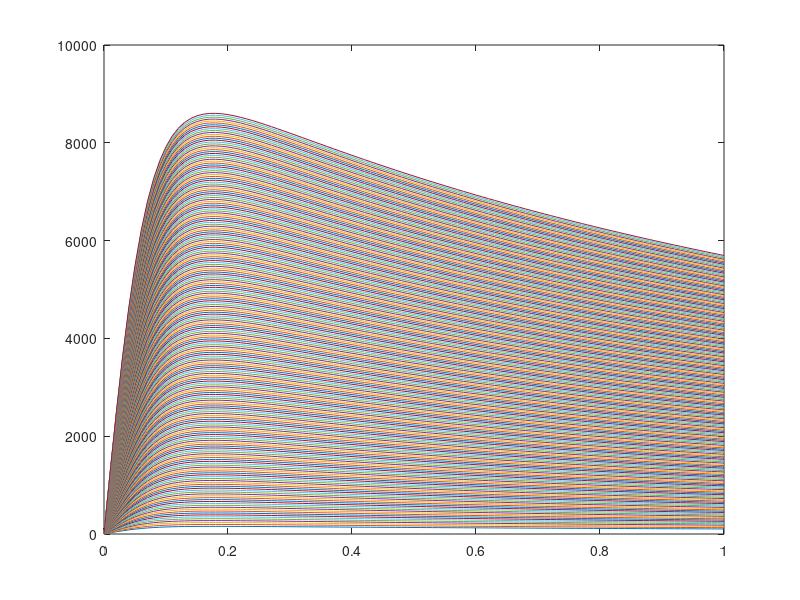

Source code (MATLAB): (Note: this script raises an error after producing the figure.)
%% Find slip ratio at peak traction
p.B = 7.462;
p.C = 2;
p.D = 2.607*(.6);
p.E = 0.8;

Sl = 0:0.01:1;
Fz = 100:25:5500;
nFz = length(Fz);
[sl_grid, Fz_grid] = meshgrid(Sl, Fz);

Fx = Fz_grid.*p.D.*sin(p.C.*atan(p.B.*sl_grid - p.E.*(p.B.*sl_grid - atan(p.B.*sl_grid))));

figure(1)
for i = 1:nFz
    plot(sl_grid(i,:),Fx(i,:))
    hold on
end
hold off

fun = @(x)compute_Fx1(x,p);
sl_fx_max = fmincon(fun, 0.15);
sl_fx_max_rounded = floor(sl_fx_max*100)/100;
fx_max = -compute_Fx1(sl_fx_max, p);

%% Make bijective force function
Sl = 0:0.01:sl_fx_max;
Fz = 100:25:5500;
nFz = length(Fz);
nSL = length(Sl);
[sl_grid, Fz_grid] = meshgrid(Sl, Fz);

Fx = Fz_grid.*p.D.*sin(p.C.*atan(p.B.*sl_grid - p.E.*(p.B.*sl_grid - atan(p.B.*sl_grid))));

figure(2)
for i = 1:nFz
    plot(sl_grid(i,:),Fx(i,:))
    hold on
end
hold off

figure(3)
scatter3(Fx, Fz_grid, sl_grid)

%% Find optimal bijective function for slip
p.x_min_total = 0;
p.x_max_total = sl_fx_max;
p.Fz = 800;
e_ref = 0.0005;

opts = optimoptions('fsolve','Display','none');
fun = @(e)compute_x_max_all(e,p);
e_opt = fsolve(fun, e_ref, opts);

x_max = compute_x_max_all2(e_opt, p);
[sl_grid, Fz_grid] = meshgrid(x_max, Fz);
Fx = Fz_grid.*p.D.*sin(p.C.*atan(p.B.*sl_grid - p.E.*(p.B.*sl_grid - atan(p.B.*sl_grid))));
S_tbl = scatteredInterpolant(Fx(:), Fz_grid(:), sl_grid(:));

figure(4)
scatter3(Fx, Fz_grid, sl_grid)

%% Find optimal function for force
p.x_min_total = sl_fx_max;
p.x_max_total = 1;
p.Fz = 800;
e_ref = 0.0001;

opts = optimoptions('fsolve','Display','none');
fun = @(e)compute_x_max_all(e,p);
e_opt = fsolve(fun, e_ref, opts);

p.x_min_total = 0;
x_max = compute_x_max_all2(e_opt, p);
[sl_grid, Fz_grid] = meshgrid(x_max, Fz);
Fx = Fz_grid.*p.D.*sin(p.C.*atan(p.B.*sl_grid - p.E.*(p.B.*sl_grid - atan(p.B.*sl_grid))));
F_tbl = griddedInterpolant(sl_grid', Fz_grid', Fx');

figure(5)
scatter3(sl_grid, Fz_grid, Fx)

%% Save results
clearvars -except S_tbl F_tbl sl_fx_max_rounded
save('SL_table', 'S_tbl', 'F_tbl', 'sl_fx_max_rounded')

%% Function Definitions
function J = compute_Fx1(x, p)
    J = -p.D.*sin(p.C.*atan(p.B.*x - p.E.*(p.B.*x - atan(p.B.*x))));
end

function e_pid = compute_Fx2(x, p)
    Fx_ref = p.Fz*p.D.*sin(p.C.*atan(p.B.*x - p.E.*(p.B.*x - atan(p.B.*x))));
    Fx_pid = p.m*x + p.b;

    e_pid = -abs(Fx_ref - Fx_pid);
end

function de_pid = compute_x_max(x_max, p)
    x = [p.x_min; x_max];
    z = p.Fz.*p.D.*sin(p.C.*atan(p.B.*x - p.E.*(p.B.*x - atan(p.B.*x))));
    p.m = (z(1) - z(2)) / (p.x_min - x_max);
    p.b = z(2) - (p.m*x_max);

    fun2 = @(y)compute_Fx2(y,p);
    opts = optimoptions('fmincon','Algorithm','sqp','Display','none');
    x_e_max = fmincon(fun2, mean(x), [], [], [], [], x(1), x(2),[],opts);
    z_e_max = -p.Fz*compute_Fx1(x_e_max, p);
    z_e_pid = p.m*x_e_max + p.b;
    e = abs(z_e_max - z_e_pid) / z_e_max;

    de_pid = e - p.e_pid;
end

function x_max_all = compute_x_max_all(e_pid, p)
    x_max = p.x_min_total;
    p.e_pid = e_pid;

    while x_max < p.x_max_total
        p.x_min = x_max;
        fun1 = @(x)compute_x_max(x,p);
        opts = optimoptions('fsolve','Display','none');
        x_max = fsolve(fun1, x_max+0.01,opts);
    end
    x_max_all = x_max - p.x_max_total;
    disp(x_max)
end

function x_max = compute_x_max_all2(e_pid, p)
    p.e_pid = e_pid;
    x_max = p.x_min_total;

    while x_max < p.x_max_total
        p.x_min = x_max(end);
        fun1 = @(x)compute_x_max(x,p);
        opts = optimoptions('fsolve','Display','none');
        x_max = [x_max fsolve(fun1, x_max(end)+0.01,opts)];
    end
end
